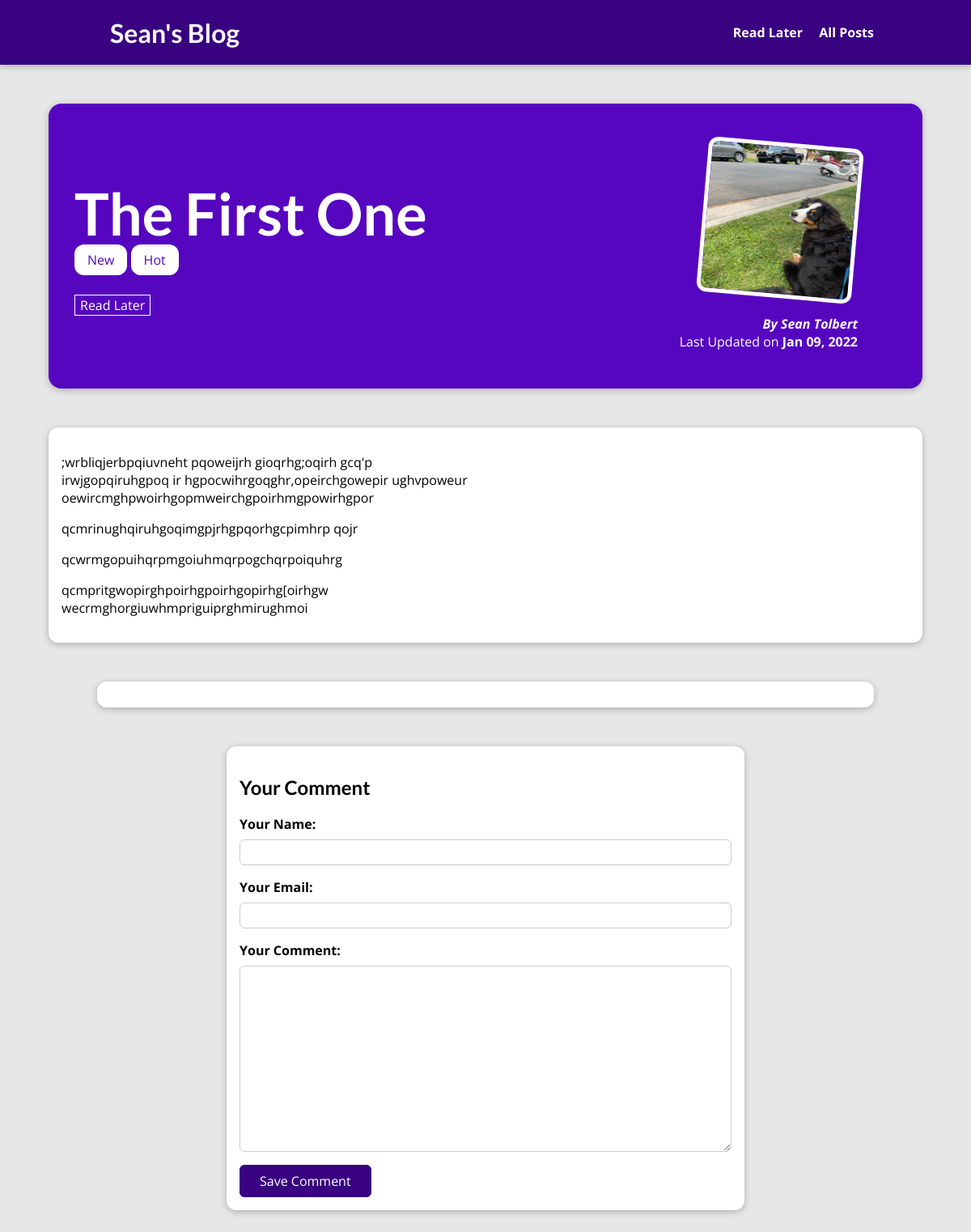
The page /posts/the-first-one on the database as committed earlier.
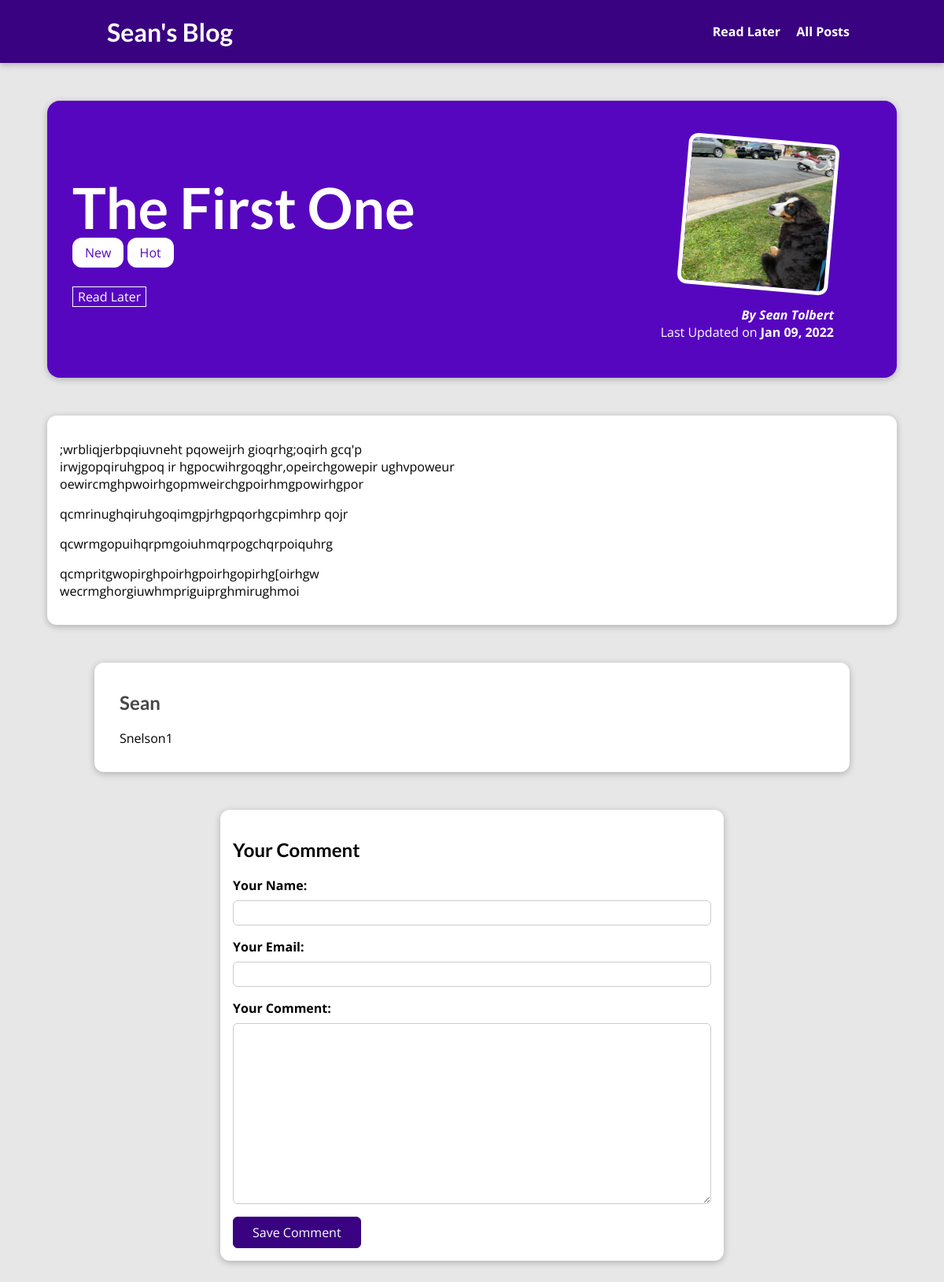
The same page on the database as committed later.
### blog/models.py (models this page shows)
class Tag(models.Model):
    caption = models.CharField(max_length=100)
    def __str__(self):
        return self.caption

class Comment(models.Model):
    user_name = models.CharField(max_length=120)
    user_email = models.EmailField()
    text = models.TextField(max_length=400)
    post = models.ForeignKey(Post, on_delete=models.CASCADE, related_name="comments")

### blog/views.py (the view, shortened to what this page needs)
# urls.py: path('posts/<slug:slug>', views.PostDetailView.as_view(), name='post-detail'),
class PostDetailView(View):
    def is_stored_post(self, request, post_id):
        stored_posts = request.session.get("stored_posts")
        if stored_posts is not None:
            is_saved_for_later = post_id in stored_posts
        else:
            is_saved_for_later = False
        return is_saved_for_later
    def get(self, request, slug):
        post = Post.objects.get(slug=slug)
        context = {
            "post": post,
            "post_tags": post.tag.all(),
            "comment_form": CommentForm(),
            "comments": post.comments.all().order_by("-id"),
            "saved_for_later": self.is_stored_post(request, post.id),
        }
        return render(request, "blog/details.html", context)

### blog/forms.py
class CommentForm(forms.ModelForm):
    class Meta:
        model = Comment
        exclude = ["post"]
        labels = {
            "user_name": "Your Name",
            "user_email": "Your Email",
            "text": "Your Comment"
        }

### blog/models.py (called while the page is built)
    def full_name(self):
        return f"{self.first_name} {self.last_name}"

    def __str__(self):
        return self.full_name()

### blog/templates/blog/details.html (shortened to what this page needs)
{% extends 'base.html' %}
{%load static%}
{% block css_files %}
  <link rel='stylesheet' href="{% static 'blog/details.css' %}" />
{% endblock %}
{% block content %}
<section id="summary">
  <h2>{{post.title}}</h2>
  <div>
    {% for tag in post_tags %}
    <span class="tag">{{tag}}</span>
    {% endfor %}
  </div>
  <div id="read-later">
    <form action="{% url "read-later" %}" method="POST">
      <button>
        {% if saved_for_later %}
          Remove from "Read Later" List
        {% else %}
          Read Later
        {% endif %}
      </button>
    </form>
  </div>
  <article>
    <img src="{{post.image.url}}" alt="{{post.title}}" />
    <address>
      By <a href="mailto:{{post.author.email}}">{{post.author|title}}</a>
    </address>
    <div>Last Updated on <time>{{post.date|date:"M d, Y"}}</time></div>
  </article>
</section>
<main>{{post.content|linebreaks}}</main>
<section id="comments">
  <ul>
    {% for comment in comments %}
    <li>
      <h2>{{comment.user_name}}</h2>
      <p>{{comment.text|linebreaks}}</p>
    </li>
    {% endfor %}
  </ul>
</section>
<section id="comment-form">
  <h2>Your Comment</h2>
  <form action="{% url "post-detail" post.slug %}" method="POST">
    {% for form_field in comment_form %}
    <div class="form-control {% if form_field.errors %}invalid{% endif %}">
      {{ form_field.label_tag }}
      {{ form_field }}
    </div>
    {% endfor %}
    <button>Save Comment</button>
  </form>
</section>
{% endblock %}

Rows that differ between the two databases and show on the page:
added Comment: user_name "Sean", text "Snelson1"
